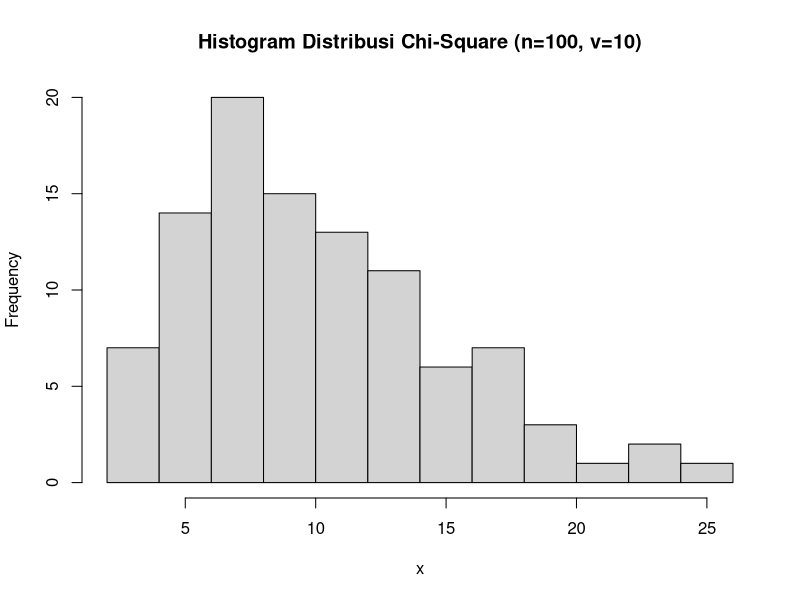

The R source for this figure:
# 4a
dchisq(x = 2, df = 10)

# 4b
x <- rchisq(100, 10)
hist(x, main="Histogram Distribusi Chi-Square (n=100, v=10)")

# 4c
v = 10
rataan = v
print(paste("Rataan : ", rataan))
varian = 2*v
print(paste("Varian : ", varian))
